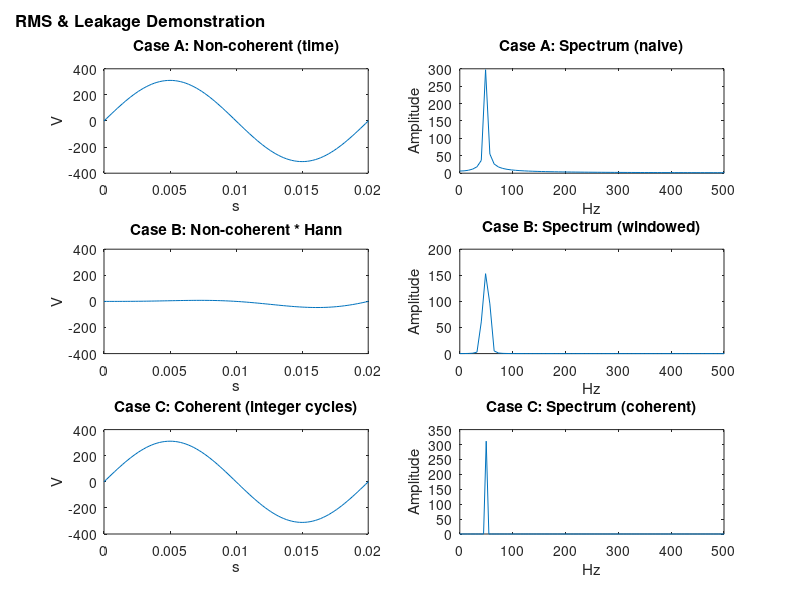

The MATLAB source for this figure:
%% RMS & Leakage Demo
clear; clc; close all;

% --- Parameters ---
fs = 5000;            % sampling frequency (Hz)
f0 = 50;              % signal frequency (Hz)
Vrms_true = 220;      % target RMS value for comparison
A = Vrms_true * sqrt(2);  % peak amplitude for sine (A = Vrms*sqrt(2))

%% CASE A: Non-coherent sampling (non-integer cycles)
T_noncoh = 0.123;            % duration not integer number of cycles (intentionally)
tA = (0:1/fs:T_noncoh-1/fs)'; % column vector
xA = A * sin(2*pi*f0*tA);

% direct time-domain RMS (should be very close to true if sampling long enough)
rms_time_A = sqrt(mean(xA.^2));

% FFT amplitude method (single-sided amplitude, naive scaling)
N = length(xA);
X = fft(xA)/N;
amps = 2*abs(X(1:floor(N/2)));  % single-sided amplitude spectrum (except DC)
freqs = (0:floor(N/2)-1)*(fs/N);
% find fundamental bin
[~,kfund] = min(abs(freqs - f0));
amp_fund_naive = amps(kfund);   % naive amplitude from FFT
rms_fund_naive = amp_fund_naive / sqrt(2);

%% CASE B: Non-coherent + Hann window (no gain correction)
w = hann(N);          % column vector if N-by-1 signal; match dims
xB = xA .* w;
% FFT after window
Xw = fft(xB)/N;
amps_w = 2*abs(Xw(1:floor(N/2)));
amp_fund_w_naive = amps_w(kfund);
rms_fund_w_naive = amp_fund_w_naive / sqrt(2);

% Correct for coherent gain of hann window
win_coherent_gain = sum(w)/N;   % coherent gain = mean(window)
amp_fund_w_corrected = amp_fund_w_naive / win_coherent_gain;
rms_fund_w_corrected = amp_fund_w_corrected / sqrt(2);

%% CASE C: Coherent sampling (integer cycles) - choose T so M cycles
M = 10; % integer number of cycles
T_coh = M / f0; 
tC = (0:1/fs:T_coh-1/fs)'; 
xC = A * sin(2*pi*f0*tC);
N_c = length(xC);
% FFT amplitude (naive) for coherent case
Xc = fft(xC)/N_c;
amps_c = 2*abs(Xc(1:floor(N_c/2)));
freqs_c = (0:floor(N_c/2)-1)*(fs/N_c);
[~,kfund_c] = min(abs(freqs_c - f0));
amp_fund_c = amps_c(kfund_c);
rms_fund_c = amp_fund_c / sqrt(2);

% direct time-domain RMS for coherent
rms_time_C = sqrt(mean(xC.^2));

%% CASE D: Synchronous detection (correlation) on non-coherent case
% Using xA sample set (non-coherent). compute amplitude by correlation with
% sin/cos at exact f0 frequency (no leakage).
sin_ref = sin(2*pi*f0*tA);
cos_ref = cos(2*pi*f0*tA);
% In-phase and quadrature coefficients (peak amplitude scaling)
Xc_inphase = (2/N) * sum(xA .* cos_ref);
Xc_quad     = (2/N) * sum(xA .* sin_ref);
amp_sync = sqrt(Xc_inphase^2 + Xc_quad^2);   % peak amplitude
rms_sync = amp_sync / sqrt(2);

%% PRINT RESULTS
fprintf('True Vrms (design) = %.6f V\n\n', Vrms_true);

fprintf('CASE A (non-coherent, time-domain)    : Vrms_time = %.6f V   (should be close)\n', rms_time_A);
fprintf('CASE A (non-coherent, FFT naive)      : Vrms_fund = %.6f V   (underestimated due to leakage)\n\n', rms_fund_naive);

fprintf('CASE B (non-coherent + Hann, no corr) : Vrms_fund = %.6f V   (window attenuates amplitude)\n', rms_fund_w_naive);
fprintf('CASE B (Hann corrected by gain)       : Vrms_fund = %.6f V   (after dividing by window gain)\n\n', rms_fund_w_corrected);

fprintf('CASE C (coherent, FFT naive)          : Vrms_fund = %.6f V   (should match true)\n', rms_fund_c);
fprintf('CASE C (coherent, time-domain rms)    : Vrms_time  = %.6f V\n\n', rms_time_C);

fprintf('CASE D (synchronous detection)        : Vrms_sync  = %.6f V   (robust, little leakage effect)\n\n', rms_sync);

%% PLOTS
figure('Name','Signals and Spectra','Units','normalized','Position',[0.05 0.05 0.9 0.8]);

subplot(3,2,1);
plot(tA, xA); title('Case A: Non-coherent (time)'); xlabel('s'); ylabel('V'); xlim([0 min(0.02,tA(end))]);

subplot(3,2,2);
plot(freqs, amps); title('Case A: Spectrum (naive)'); xlabel('Hz'); ylabel('Amplitude'); xlim([0 500]);

subplot(3,2,3);
plot(tA, xB); title('Case B: Non-coherent * Hann'); xlabel('s'); ylabel('V'); xlim([0 min(0.02,tA(end))]);

subplot(3,2,4);
plot(freqs, amps_w); title('Case B: Spectrum (windowed)'); xlabel('Hz'); ylabel('Amplitude'); xlim([0 500]);

subplot(3,2,5);
plot(tC, xC); title('Case C: Coherent (integer cycles)'); xlabel('s'); ylabel('V'); xlim([0 min(0.02,tC(end))]);

subplot(3,2,6);
plot(freqs_c, amps_c); title('Case C: Spectrum (coherent)'); xlabel('Hz'); ylabel('Amplitude'); xlim([0 500]);

% Add an overall annotation instead of sgtitle for compatibility
annotation('textbox',[0.02 0.95 0.96 0.04],'String','RMS & Leakage Demonstration','EdgeColor','none','HorizontalAlignment','center','FontSize',12,'FontWeight','bold');
